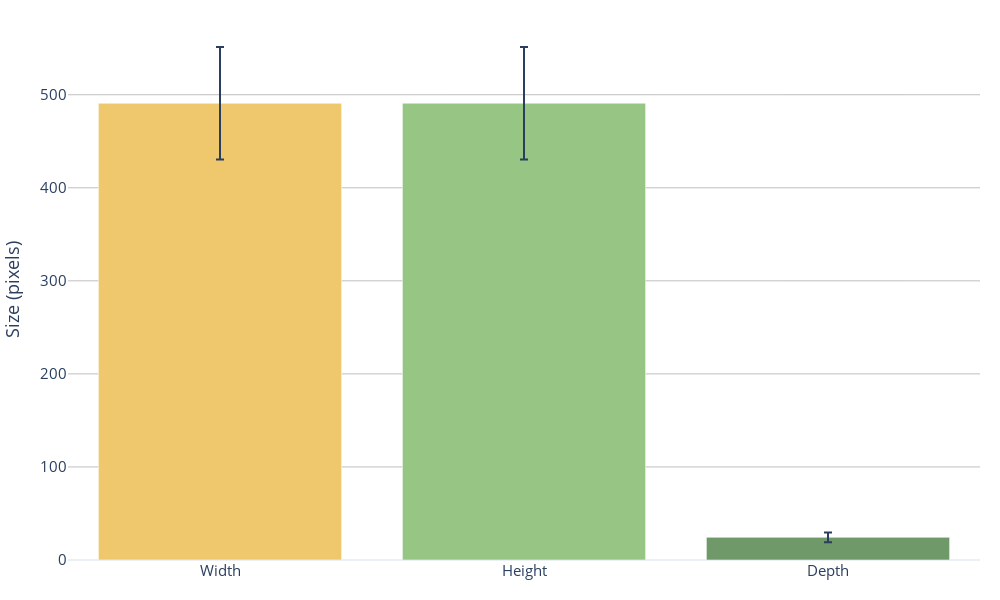

The cell this chart's notebook holds for it:
### Code cell
plot_size_variability_plotly(['Width', 'Height', 'Depth'],
                    [mean_width_sagital, mean_height_sagital, mean_depth_sagital],
                    [std_width_sagital, std_height_sagital, std_depth_sagital], 
                    colors,
                    'T2w Sagital',
                    save_as_pdf=True)

### Figure 1 — Plotly figure (JSON) as saved in the notebook; plotly's stock layout.template omitted (floating-point values rounded to 4 significant figures)
{"data": [{"error_y": {"array": [60.42, 60.42, 5.232], "type": "data", "visible": true}, "marker": {"color": ["#efc86e", "#97c684", "#6f9969", "#aab5d5", "#808fe1", "#5c66a8", "#454a74"]}, "type": "bar", "x": ["Width", "Height", "Depth"], "y": [490.9, 490.9, 24.36]}], "layout": {"autosize": false, "font": {"size": 15}, "height": 600, "margin": {"b": 40, "l": 20, "pad": 0, "r": 20, "t": 20}, "width": 1000, "yaxis": {"gridcolor": "rgba(128,128,128,0.5)", "title": {"text": "Size (pixels)"}}}}
